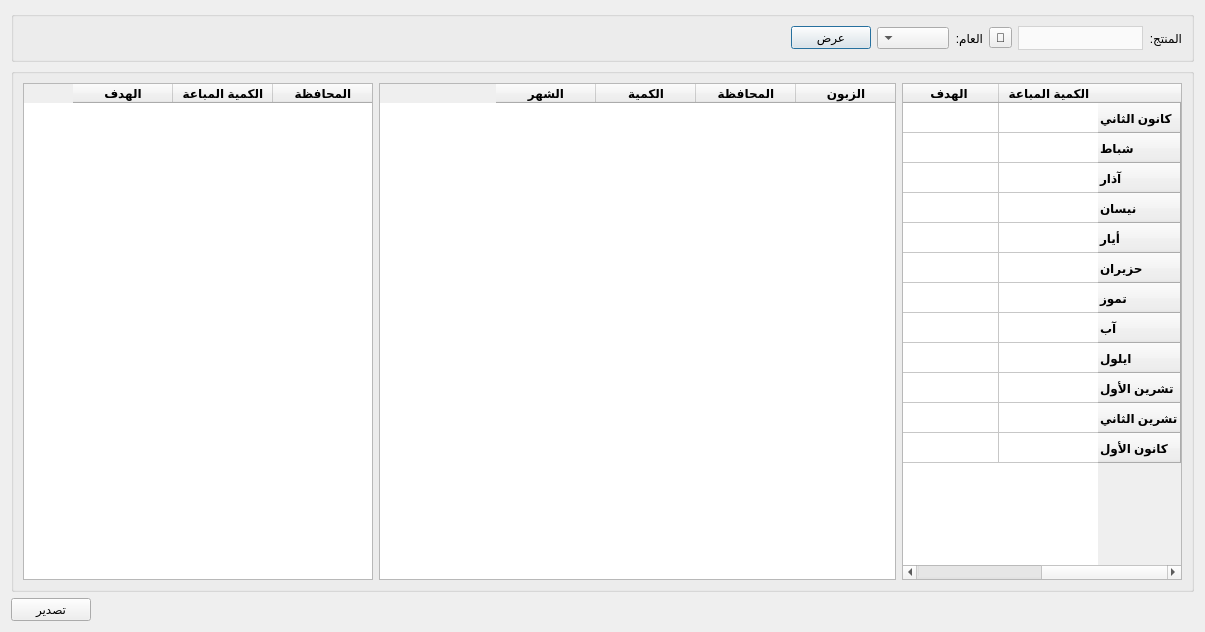
<?xml version="1.0" encoding="UTF-8"?>
<ui version="4.0">
 <class>Sales_Target_Report</class>
 <widget class="QDialog" name="Sales_Target_Report">
  <property name="windowModality">
   <enum>Qt::WindowModal</enum>
  </property>
  <property name="geometry">
   <rect>
    <x>0</x>
    <y>0</y>
    <width>1205</width>
    <height>632</height>
   </rect>
  </property>
  <property name="windowTitle">
   <string>تقرير هدف المبيعات</string>
  </property>
  <property name="layoutDirection">
   <enum>Qt::RightToLeft</enum>
  </property>
  <property name="modal">
   <bool>true</bool>
  </property>
  <layout class="QGridLayout" name="gridLayout_2">
   <item row="0" column="0" colspan="2">
    <widget class="QGroupBox" name="groupBox">
     <property name="maximumSize">
      <size>
       <width>16777215</width>
       <height>16777215</height>
      </size>
     </property>
     <property name="layoutDirection">
      <enum>Qt::RightToLeft</enum>
     </property>
     <property name="title">
      <string/>
     </property>
     <layout class="QGridLayout" name="gridLayout">
      <item row="0" column="11">
       <spacer name="horizontalSpacer_3">
        <property name="orientation">
         <enum>Qt::Horizontal</enum>
        </property>
        <property name="sizeHint" stdset="0">
         <size>
          <width>764</width>
          <height>20</height>
         </size>
        </property>
       </spacer>
      </item>
      <item row="0" column="1">
       <widget class="QComboBox" name="products_combobox">
        <property name="minimumSize">
         <size>
          <width>125</width>
          <height>0</height>
         </size>
        </property>
        <property name="maximumSize">
         <size>
          <width>16777215</width>
          <height>16777215</height>
         </size>
        </property>
        <property name="styleSheet">
         <string notr="true">QComboBox {
        background-color: #fafafa;
        border: 1px solid lightgrey;		
		height: 22px;
		color: black;
    }
    QComboBox::drop-down {
        border: none;
    }</string>
        </property>
       </widget>
      </item>
      <item row="0" column="3">
       <widget class="QLabel" name="label_2">
        <property name="maximumSize">
         <size>
          <width>16777215</width>
          <height>16777215</height>
         </size>
        </property>
        <property name="text">
         <string>العام:</string>
        </property>
       </widget>
      </item>
      <item row="0" column="5">
       <widget class="QPushButton" name="calc_btn">
        <property name="maximumSize">
         <size>
          <width>16777215</width>
          <height>16777215</height>
         </size>
        </property>
        <property name="text">
         <string>عرض</string>
        </property>
       </widget>
      </item>
      <item row="0" column="0">
       <widget class="QLabel" name="label">
        <property name="maximumSize">
         <size>
          <width>16777215</width>
          <height>16777215</height>
         </size>
        </property>
        <property name="text">
         <string>المنتج:</string>
        </property>
       </widget>
      </item>
      <item row="0" column="4">
       <widget class="QComboBox" name="year_combobox">
        <property name="maximumSize">
         <size>
          <width>16777215</width>
          <height>16777215</height>
         </size>
        </property>
       </widget>
      </item>
      <item row="0" column="2">
       <widget class="QToolButton" name="products_btn">
        <property name="text">
         <string>🔎</string>
        </property>
       </widget>
      </item>
     </layout>
    </widget>
   </item>
   <item row="1" column="0" colspan="2">
    <widget class="QGroupBox" name="groupBox_3">
     <property name="title">
      <string/>
     </property>
     <layout class="QGridLayout" name="gridLayout_3">
      <item row="1" column="1">
       <widget class="QTableWidget" name="clients_table">
        <column>
         <property name="text">
          <string>الزبون</string>
         </property>
         <property name="font">
          <font>
           <weight>75</weight>
           <bold>true</bold>
          </font>
         </property>
        </column>
        <column>
         <property name="text">
          <string>المحافظة</string>
         </property>
         <property name="font">
          <font>
           <weight>75</weight>
           <bold>true</bold>
          </font>
         </property>
        </column>
        <column>
         <property name="text">
          <string>الكمية</string>
         </property>
         <property name="font">
          <font>
           <weight>75</weight>
           <bold>true</bold>
          </font>
         </property>
        </column>
        <column>
         <property name="text">
          <string>الشهر</string>
         </property>
         <property name="font">
          <font>
           <weight>75</weight>
           <bold>true</bold>
          </font>
         </property>
        </column>
       </widget>
      </item>
      <item row="1" column="2">
       <widget class="QTableWidget" name="governorates_table">
        <property name="maximumSize">
         <size>
          <width>350</width>
          <height>16777215</height>
         </size>
        </property>
        <column>
         <property name="text">
          <string>المحافظة</string>
         </property>
         <property name="font">
          <font>
           <weight>75</weight>
           <bold>true</bold>
          </font>
         </property>
        </column>
        <column>
         <property name="text">
          <string>الكمية المباعة</string>
         </property>
         <property name="font">
          <font>
           <weight>75</weight>
           <bold>true</bold>
          </font>
         </property>
        </column>
        <column>
         <property name="text">
          <string>الهدف</string>
         </property>
         <property name="font">
          <font>
           <weight>75</weight>
           <bold>true</bold>
          </font>
         </property>
        </column>
       </widget>
      </item>
      <item row="1" column="0">
       <widget class="QTableWidget" name="comparison_table">
        <property name="maximumSize">
         <size>
          <width>280</width>
          <height>16777215</height>
         </size>
        </property>
        <row>
         <property name="text">
          <string>كانون الثاني</string>
         </property>
         <property name="font">
          <font>
           <weight>75</weight>
           <bold>true</bold>
          </font>
         </property>
        </row>
        <row>
         <property name="text">
          <string>شباط</string>
         </property>
         <property name="font">
          <font>
           <weight>75</weight>
           <bold>true</bold>
          </font>
         </property>
        </row>
        <row>
         <property name="text">
          <string>آذار</string>
         </property>
         <property name="font">
          <font>
           <weight>75</weight>
           <bold>true</bold>
          </font>
         </property>
        </row>
        <row>
         <property name="text">
          <string>نيسان</string>
         </property>
         <property name="font">
          <font>
           <weight>75</weight>
           <bold>true</bold>
          </font>
         </property>
        </row>
        <row>
         <property name="text">
          <string>أيار</string>
         </property>
         <property name="font">
          <font>
           <weight>75</weight>
           <bold>true</bold>
          </font>
         </property>
        </row>
        <row>
         <property name="text">
          <string>حزيران</string>
         </property>
         <property name="font">
          <font>
           <weight>75</weight>
           <bold>true</bold>
          </font>
         </property>
        </row>
        <row>
         <property name="text">
          <string>تموز</string>
         </property>
         <property name="font">
          <font>
           <weight>75</weight>
           <bold>true</bold>
          </font>
         </property>
        </row>
        <row>
         <property name="text">
          <string>آب</string>
         </property>
         <property name="font">
          <font>
           <weight>75</weight>
           <bold>true</bold>
          </font>
         </property>
        </row>
        <row>
         <property name="text">
          <string>ايلول</string>
         </property>
         <property name="font">
          <font>
           <weight>75</weight>
           <bold>true</bold>
          </font>
         </property>
        </row>
        <row>
         <property name="text">
          <string>تشرين الأول</string>
         </property>
         <property name="font">
          <font>
           <weight>75</weight>
           <bold>true</bold>
          </font>
         </property>
        </row>
        <row>
         <property name="text">
          <string>تشرين الثاني</string>
         </property>
         <property name="font">
          <font>
           <weight>75</weight>
           <bold>true</bold>
          </font>
         </property>
        </row>
        <row>
         <property name="text">
          <string>كانون الأول</string>
         </property>
         <property name="font">
          <font>
           <weight>75</weight>
           <bold>true</bold>
          </font>
         </property>
        </row>
        <column>
         <property name="text">
          <string>الكمية المباعة</string>
         </property>
         <property name="font">
          <font>
           <weight>75</weight>
           <bold>true</bold>
          </font>
         </property>
        </column>
        <column>
         <property name="text">
          <string>الهدف</string>
         </property>
         <property name="font">
          <font>
           <weight>75</weight>
           <bold>true</bold>
          </font>
         </property>
        </column>
       </widget>
      </item>
     </layout>
    </widget>
   </item>
   <item row="2" column="1">
    <widget class="QPushButton" name="export_btn">
     <property name="maximumSize">
      <size>
       <width>16777215</width>
       <height>16777215</height>
      </size>
     </property>
     <property name="text">
      <string>تصدير</string>
     </property>
    </widget>
   </item>
   <item row="2" column="0">
    <spacer name="horizontalSpacer">
     <property name="orientation">
      <enum>Qt::Horizontal</enum>
     </property>
     <property name="sizeHint" stdset="0">
      <size>
       <width>1206</width>
       <height>20</height>
      </size>
     </property>
    </spacer>
   </item>
  </layout>
 </widget>
 <resources/>
 <connections/>
</ui>
